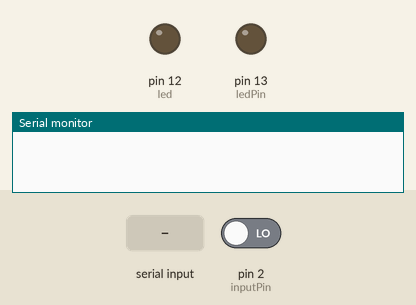
Bench run of a sketch on a simulated Arduino Uno, built with avr-gcc and run on an emulated ATmega328P. On the bench: output pins drawn as LEDs (lit = HIGH), the last lines printed to the serial monitor. Dashed ring = blinking. The inputs (shaded band) are chosen by the test bench; at power-on: pin 2 (inputPin) LOW. The modem accepts every AT command (registered, SIM ready, sends succeed) and sends nothing else.

Above: at 1.6 s.
1.7 s: pin 2 (inputPin) driven HIGH
At 2.17 s:
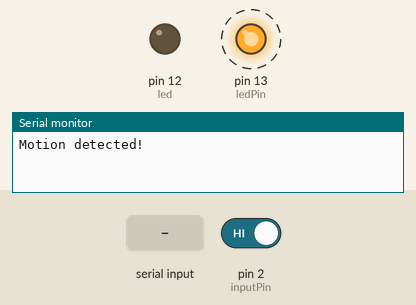
4.7 s: "ANY UPDATES" received over the second serial link
At 6.5 s:
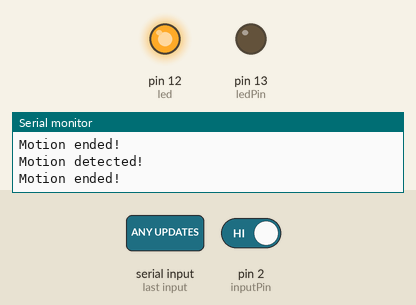
7.7 s: "SWITCH OFF" received over the second serial link
At 9.2 s:
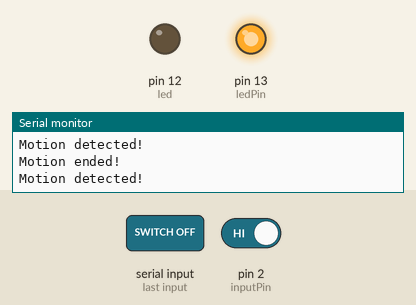
Timing chart, 0 to 14.3 s (numbered marks = the images above; inputs shaded):
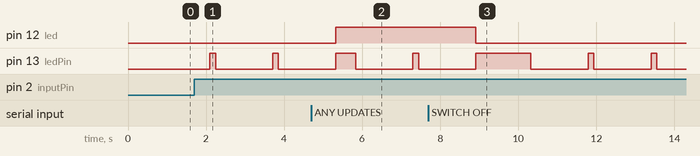

The sketch:

jasperBot.ino
```cpp
//SIM800L INITIALIZATION.
#include <SoftwareSerial.h>
SoftwareSerial mySerial(10,11);

char incomingByte;
String inputString;
int led = 12;

//MOTION INITIALIZATION.

int ledPin = 13;                // choose the pin for the LED
int inputPin = 2;               // choose the input pin (for PIR sensor)
int pirState = LOW;             // we start, assuming no motion detected
int val = 0;                    // variable for reading the pin status


void setup()
{
      //SIM800L SETUP.
      pinMode(led, OUTPUT);

      //Serial.begin(9600);
      mySerial.begin(9600);
      // Check if you're currently connected to SIM800L
      while(!mySerial.available()){
        mySerial.println("AT");
        delay(100);
       //Serial.println("connecting....");
        }
      //Serial.println("Connected..");
      mySerial.println("AT+CMGF=1\r\n");  //Set SMS Text Mode
      delay(100);
      mySerial.println("AT+CNMI=1,2,0,0,0");  //procedure, how receiving of new messages from the network
      delay(100);
      mySerial.println("AT+CMGL=\"REC UNREAD\""); // Read unread messages
      delay(100);

      //MOTION SETUP.
      pinMode(ledPin, OUTPUT);      // declare LED as output
      pinMode(inputPin, INPUT);     // declare sensor as input
      Serial.begin(9600);


     }

void loop()

{

  //PIR SECTION

  val = digitalRead(inputPin);  // read input value
  if (val == HIGH) {            // check if the input is HIGH


   //SIM800L SECTION
    if(mySerial.available()){  // Checks serial connectivity
      delay(30);

      // Serial buffer
      while(mySerial.available()){
        incomingByte = mySerial.read();
        inputString += incomingByte;
        }

        delay(10);

         //PIR FEEDBACK AND LISTENER

          if (pirState == LOW) {

      // we have just turned on
      Serial.println("Motion detected!");
       //SEND SMS ON DETECT
        delay(100);
        mySerial.write("AT+CMGS=\"your number\"\r\n");
        delay(100);
        mySerial.write("Hello Sir, everything seems okay.");
        mySerial.write((char)26);
        delay(100);
       //Serial.println("SMS sent");

      digitalWrite(ledPin, HIGH);  // turn LED ON
      // We only want to print on the output change, not state
      pirState = HIGH;
    }
  } else {
    digitalWrite(ledPin, LOW); // turn LED OFF
    if (pirState == HIGH){
      // we have just turned of
      Serial.println("Motion ended!");
      // We only want to print on the output change, not state
      pirState = LOW;
    }
  }

        //Serial.println(inputString);
        inputString.toUpperCase(); // uppercase the message received

        //INFORMATION EXCHANGE THROUGH SMS/GSM
       if (inputString.indexOf("ANY UPDATES") > -1){
          digitalWrite(led, HIGH);
          delay(100);
            mySerial.write("AT+CMGS=\"your number\"\r\n");
            delay(100);
            mySerial.write("Hello Sir, everything seems okay.");
            mySerial.write((char)26);
            delay(100);
            ////Serial.println("SMS sent");
        }


        else if (inputString.indexOf("HI THERE") > -1){
           mySerial.write("AT+CMGS=\"your number\"\r\n");
            delay(100);
            mySerial.write("Hey,everything seems fine here.");
            delay(100);
            mySerial.write((char)26);
            delay(100);

        }

         else if (inputString.indexOf("SWITCH ON") > -1){
          digitalWrite(led, HIGH);
          mySerial.write("AT+CMGS=\"your number\"\r\n");
          delay(100);
          mySerial.write("It is now on boss");
          delay(100);
          mySerial.write((char)26);
          delay(100);
          //Serial.println("SMS sent");
          }

          else if (inputString.indexOf("SWITCH OFF") > -1){
          digitalWrite(led, LOW);
          mySerial.write("AT+CMGS=\"your number\"\r\n");
          delay(100);
          mySerial.write("It is off now boss,Are you leaving?");
          delay(100);
          mySerial.write((char)26);
          delay(1000);
          //Serial.println("SMS sent");
          }

        delay(50);

        //delete messages to save memory
        if (inputString.indexOf("OK") == -1){
        mySerial.println("AT+CMGDA=\"DEL ALL\"");
        delay(1000);}

        inputString = "";
  }
}
```

Measured:
- after the input at 1.7 s, pin 13 (ledPin): alternates HIGH for 0.14 s and LOW for 1.5 s, starting after 0.40 s
- after the input at 4.7 s, pin 12 (led): LOW → HIGH after 0.63 s
- after the input at 7.7 s, pin 12 (led): HIGH → LOW after 1.2 s
